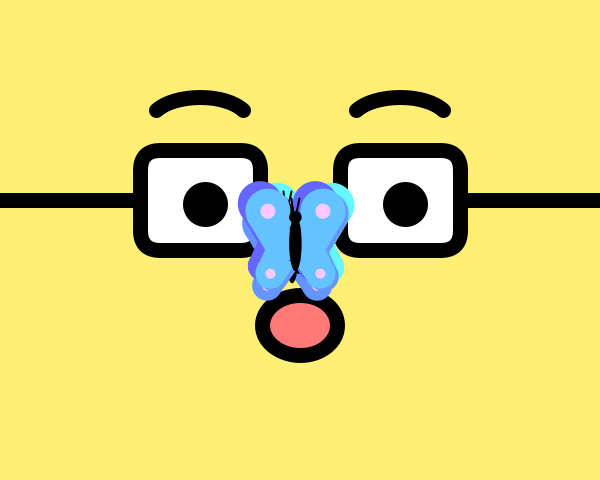
Frame 1 (no input)
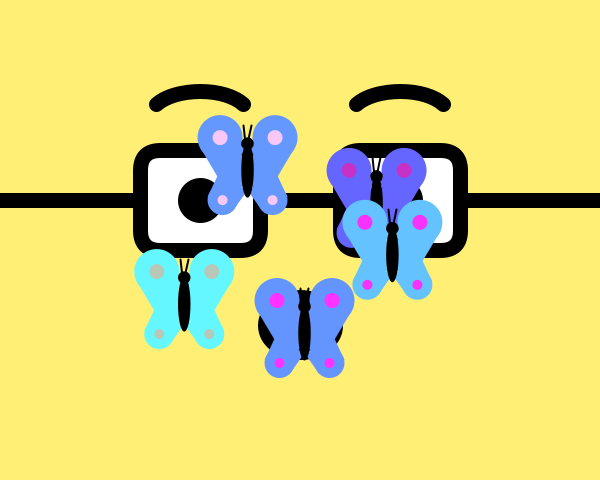
Frame 60 (the mouse pressed at the canvas centre just before this capture)
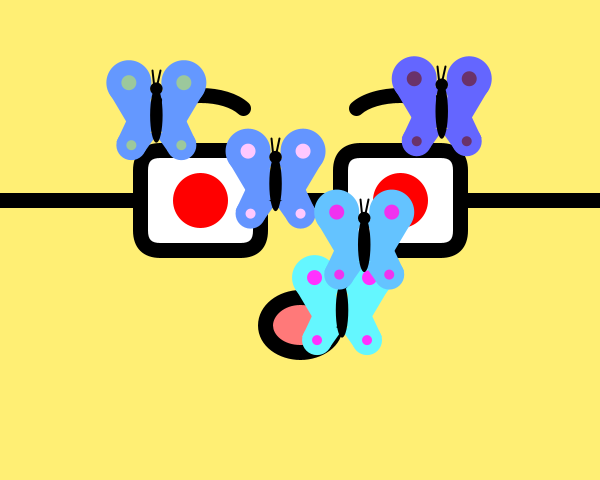
Frame 120 (the mouse held since frame 60 and released just before this capture)

The Processing sketch that drew these frames (run headless with seeded random() and noise(); from frame 60 on, the mouse is pressed at the canvas centre):

// Processing sketch: processing_146367
// ── processing_146367.pde

//Jaume Regàs - P4 - GRUP 03
//La practica tracta de fer que una serie d'objectes es moguin de manera aleatoria

//declarem les variables
int i, papallona, posx2, posy2, posx22, posy22, velx2, vely2, valor1, valor2;
int numPapallones = 5;

//boca                       //declarem i definim els valors d'unes altres variables
int midaxMinima = 75;
int midaxMaxima = 125;
int midayMinima = 60;
int midayMaxima = 100;
int interval = 5;
boolean creixent = true;
int midaxBola = 75;
int midayBola = 60;

//creem una matriu de color
color[] colorAlesPapallones = new color[numPapallones];

//creem una matriu de possX amb "numPapallones" elements:
float[] posX = new float[numPapallones];
//posY
float[] posY = new float[numPapallones];
//velX
float[] velX = new float[numPapallones];
//velY
float[] velY = new float[numPapallones];

void setup(){
size(600,480);
//PRESENTACIO
println("PAPALLONES");
println("JAUME REGAS 2ON GEDI GRUP 03");
//valor de les variables
i = 0;
posx2 = 200;
posy2 = 200;
posx22 = 400;
posy22 = 120;
velx2 = 5;
vely2 = 4;
valor2 = 30;
//no utilitzarem el "noCursor();" ja que sino no sabriem on fem click 

//inicialitzacio de les variables
for(int i = 0; i<numPapallones; i++){
  posX[i] = width/2;
  posY[i] = height/2;
  velX[i] = random(-15,15);
  velY[i] = random(-15,15);
  colorAlesPapallones[i] = color(100,random(100,255),255);

  }
}

void draw(){
  background(255, 239, 116);
  stroke(0, 0, 0);
  strokeWeight(15);
  
  //dibuixem, comencem amb la boca: 
  //m'he basat en un codi penjat a la web processing.joan.cat (breathBall) tot i que està modificat ja que en aquest cas es tracta d'una el·lipse
  fill(255, 121, 121);
  ellipse(300, 325, midaxBola, midayBola);
  
  //si esta creixent, s'ha de sumar l'interval (es fa gran)
  if(creixent==true){
    midaxBola = midaxBola + interval;
  } 
  
  //si no esta creixent, s'ha de restar l'interval (es fa petita)
  else { 
    midaxBola = midaxBola - interval;
  }
  
  //com es una el·lipse i no un cercle, té eix x i y, ja que tenen valor diferent
   if(creixent==true){
    midayBola = midayBola + interval;
  } 
  else { 
    midayBola = midayBola - interval;
  }
  
  //limits boca
  if(midaxBola > midaxMaxima){
    creixent = false;
  }
  if(midaxBola < midaxMinima){
    creixent = true;
  }
  if(midayBola > midayMaxima){
    creixent = false;
  }
  if(midayBola < midayMinima){
    creixent = true;
  }
  
  //linia ulls
  line(0, 200, 600, 200);
  
  //ull esquerre
  fill(255, 255, 255);
  rectMode(CENTER);
  rect(200, 200, 120, 100, 20);
  
  //ull dret
  rect(400, 200, 120, 100, 20);
  
  
  //MOVIMENT ULLS
  
  //redefinim els valors
  posx2 = posx2 + velx2;
  posy2 = posy2 + vely2;
  posx22 = posx22 + velx2;
    
  //nineta ull esquerre
  fill(valor1, 0, 0);
  stroke(valor1, 0, 0);
  ellipse(posx2, posy2, valor2, valor2);
  
  if ((posx2 >= 205)||(posx2 < 195)) {
    velx2 = -velx2;
  }
  
  if ((posy2 > 205)||(posy2 < 195)) {
    vely2 = -vely2;
  }
  
  //nineta ull dret
  ellipse(posx22, posy2, valor2, valor2);
  
  //celles: redefinim el valor de la seva posicio y
  //(shan aprofitat els limits dels ulls)
  stroke(0);
  posy22 = posy22 + (vely2/2);
  noFill();
  arc(200, posy22, 100, 50,PI+0.5,(2*PI)-0.5);
  arc(400, posy22, 100, 50,PI+0.5,(2*PI)-0.5);
  
   
  //comencem un bucle, aixi es faran les mateixes accions a tots els valors de les matrius
  for(i = 0; i<numPapallones; i++){
    posX[i] += velX[i];
    posY[i] += velY[i];
    
  //limits (eix x)
  if(((posX[i] - 50) <= 0)||((posX[i] + 50) >= width)){
    velX[i] = -velX[i];
  }
  else{
    velX[i] = random(-15,15);
  }
  
  //limits (eix y)
   if(((posY[i] - 50) <= 0)||((posY[i] + 50) >= height)){
    velY[i] = -velY[i];
  }
  else{
    velY[i] = random(-15,15);
  }
  
  
  //papallona
  noStroke();
  fill(colorAlesPapallones[i]);
  
  //ala dreta
  ellipse(posX[i]-27.5, posY[i]-27.5, 45, 45);
  ellipse(posX[i]-25, posY[i]+35, 30, 30);
  triangle(posX[i],posY[i]-20,posX[i]+47,posY[i]-17,posX[i]+25,posY[i]+20);
  triangle(posX[i]+10,posY[i]-32,posX[i]+40,posY[i]+32,posX[i],posY[i]+20);
  triangle(posX[i],posY[i]+25,posX[i]+12,posY[i]+42,posX[i]+30,posY[i]+10);
  
    //cercles ala dreta
  fill(posX[i], 200, posX[i]);  //quan sobrepassin la meitat del dibuix, canviaran drasticament de color
  if (posX[i] > width/2) {
  fill(posY[i], 50, posY[i]);
  }

  ellipse(posX[i]-27.5, posY[i]-27.5, 15, 15);
  ellipse(posX[i]-25, posY[i]+35, 10, 10);
  
  //ala esquerra
  fill(colorAlesPapallones[i]); 
  ellipse(posX[i]+27.5, posY[i]-27.5, 45, 45);
  ellipse(posX[i]+25, posY[i]+35, 30, 30);
  triangle(posX[i],posY[i]-20,posX[i]-47,posY[i]-17,posX[i]-25,posY[i]+20);
  triangle(posX[i]-10,posY[i]-32,posX[i]-40,posY[i]+32,posX[i],posY[i]+20);
  triangle(posX[i],posY[i]+25,posX[i]-12,posY[i]+42,posX[i]-30,posY[i]+10);
  
  //cercles ala esquerra
  fill(posX[i], 200, posX[i]);  //quan sobrepassin la meitat del dibuix, canviaran drasticament de color
  if (posX[i] > width/2) {
  fill(posY[i], 50, posY[i]);
  }
  
  ellipse(posX[i]+27.5, posY[i]-27.5, 15, 15);
  ellipse(posX[i]+25, posY[i]+35, 10, 10);

  //cap i cos
  fill(0,0,0);
  ellipse(posX[i], posY[i]-21.5, 12.5, 12.5);
  ellipse(posX[i], posY[i]+5, 12.5, 55);
  
  //banyes
  stroke(0);
  strokeWeight(2);
  line(posX[i]-2, posY[i]-21.5, posX[i]-4, posY[i]-40);
  line(posX[i], posY[i]-21.5, posX[i]+4, posY[i]-40);
  }
}
  
void mousePressed(){
  posX[papallona] = mouseX;
  posY[papallona] = mouseY;
  
  //si fem click a algun dels limits de la finestra, la papallona queda encallada,
  //es per aixo que s'ha de posar alguna restricció perque aixo no passi:
  
  //aquest proces diu que si fem click a algun dels extrems de la pantalla, la
  //papallona apareixera moguda 50 valors (dimensions papallona) mes al centre
  if (mouseX < 50){
    posX[papallona] = mouseX+51; //dexem 1 de marge perque 50 inclou l'error d'encallar-se
  }
  if (mouseX > width-50){
    posX[papallona] = mouseX-51;
  }
  if (mouseY < 50){
    posY[papallona] = mouseY+51;
  }
  if (mouseY > height-50){
    posY[papallona] = mouseY-51;
  }
   if (valor1==0){ //si es fa click amb el mouse, canviara el color dels ulls
    valor1=255;
    }
    else{
    valor1=0;
    }
    if (valor2==30){ //si es fa click amb el mouse, canviara la mida dels ulls
    valor2=40;
    }
    else{
    valor2=30;
    }
}

  
